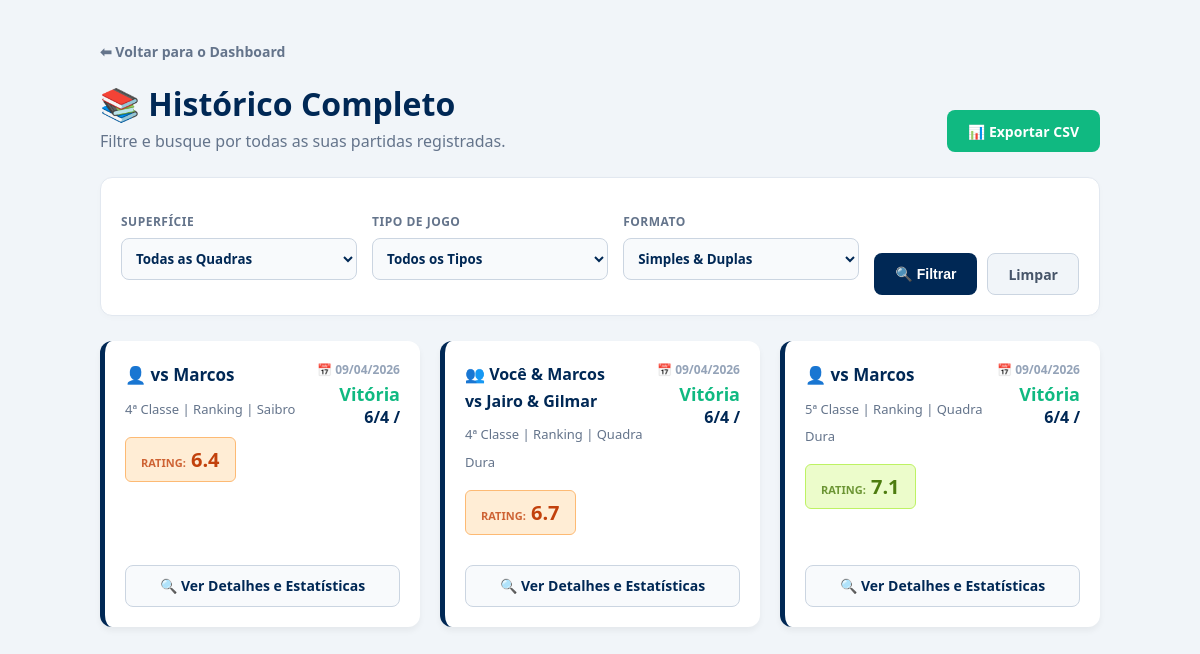
Before: /history with the older database file.
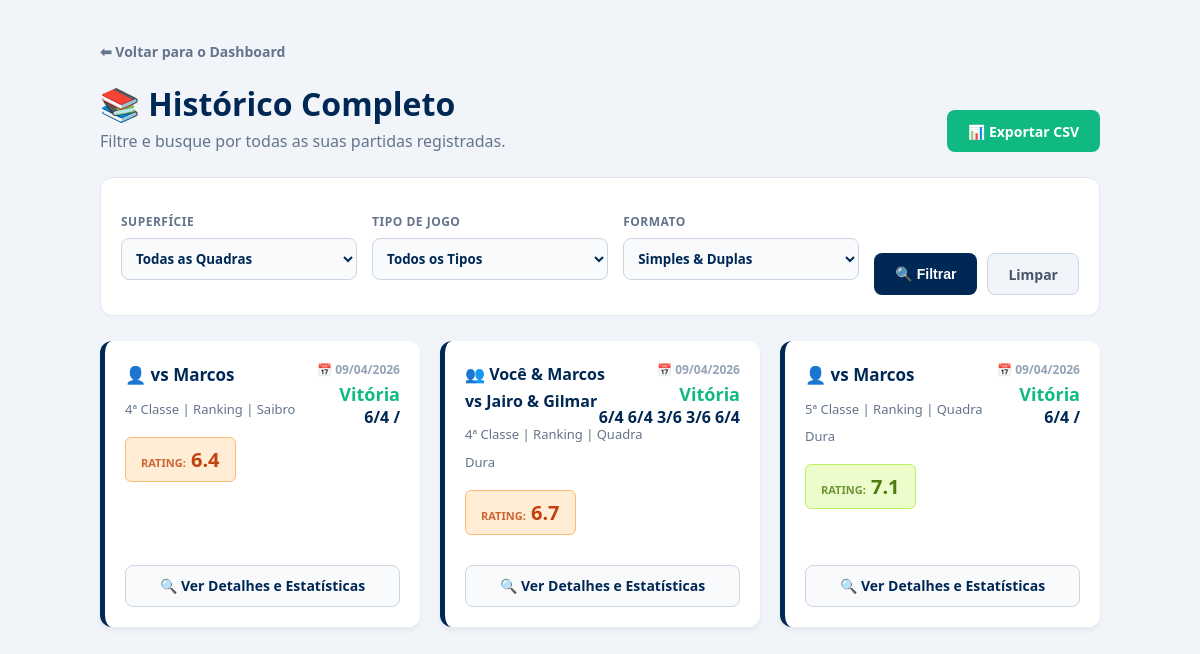
After: the same page with the newer database file.
### tables this page shows
CREATE TABLE matches (
        id INTEGER PRIMARY KEY AUTOINCREMENT,
        opponent TEXT,
        categoria TEXT,
        match_type TEXT, 
        surface TEXT,
        result TEXT,
        score TEXT,
        match_format TEXT,
        partner TEXT,
        opp_partner TEXT,
        forehand INTEGER,
        backhand INTEGER,
        serve INTEGER,
        first_serve INTEGER,
        second_serve INTEGER,
        double_faults INTEGER,
        return_serve INTEGER,
        slice INTEGER,
        volley INTEGER,
        smash INTEGER,
        dropshot INTEGER,
        footwork INTEGER,
        strategy INTEGER,
        winners INTEGER,
        unforced_errors INTEGER,
        performance_rating REAL,
        notes TEXT,
        match_date TEXT /* NOVA COLUNA: ÍNDICE 27 */
    );

### app.py (the view)
@app.route("/history")
def history():
    conn = sqlite3.connect("database.db")
    c = conn.cursor()
    f_surface = request.args.get("surface", "")
    f_type = request.args.get("match_type", "")
    f_format = request.args.get("match_format", "")
    query = "SELECT * FROM matches WHERE 1=1"
    params = []
    if f_surface:
        query += " AND surface = ?"
        params.append(f_surface)
    if f_type:
        query += " AND match_type = ?"
        params.append(f_type)
    if f_format:
        query += " AND match_format = ?"
        params.append(f_format)
    query += " ORDER BY match_date DESC, id DESC"
    c.execute(query, params)
    matches = c.fetchall()
    conn.close()
    filters = {
        "surface": f_surface,
        "match_type": f_type,
        "match_format": f_format
    }
    return render_template("history.html", matches=matches, filters=filters)

### templates/history.html (shortened to what the changed rows need)
<!DOCTYPE html>
<html lang="pt-BR">
<head>
    <link rel="stylesheet" href="{{ url_for('static', filename='style.css') }}">
</head>
<body>
    <div class="container" style="max-width: 1000px; margin: 0 auto; padding: 20px;">
        <div style="display: flex; justify-content: space-between; align-items: flex-end; margin-bottom: 25px;">
            <div>
                <h1 style="margin: 0 0 5px 0; color: var(--atp-blue);">📚 Histórico Completo</h1>
            </div>
        </div>
        <div class="grid-cards">
        {% for match in matches %}
            <div class="match-card">
                <div>
                    <div style="position: absolute; top: 20px; right: 20px; text-align: right;">
                        <div style="font-size: 12px; color: #94a3b8; font-weight: bold; text-transform: uppercase; margin-bottom: 4px;">
                            📅 {{ match[27][8:10] }}/{{ match[27][5:7] }}/{{ match[27][0:4] }}
                        </div>
                        <span class="{% if match[5] == 'Vitória' %}badge-vitoria{% else %}badge-derrota{% endif %}">{{ match[5] }}</span><br>
                        <span style="color: var(--atp-blue); font-size: 16px; font-weight: 800;">{{ match[6] }}</span>
                    </div>
                    <div style="line-height: 1.7; padding-right: 90px;">
                        {% if match[7] == 'Duplas' %}
                            <strong style="color: var(--atp-blue); font-size: 16px; display: block; margin-bottom: 5px;">👥 Você & {{ match[8] }}<br>vs {{ match[1] }} & {{ match[9] }}</strong>
                        {% else %}
                            <strong style="color: var(--atp-blue); font-size: 17px; display: block; margin-bottom: 5px;">👤 vs {{ match[1] }}</strong>
                        {% endif %}
                        <span style="color: var(--text-slate); font-size: 13px;">{{ match[2] }} | {{ match[3] }} | {{ match[4] }}</span>
                    </div>
                    {% set perf = match[25] %}
                    {% if perf >= 9.0 %}{% set pc, pb, pt = '#0e7490', '#cffafe', '#67e8f9' %}
                    {% elif perf >= 8.0 %}{% set pc, pb, pt = '#047857', '#d1fae5', '#6ee7b7' %}
                    {% elif perf >= 7.0 %}{% set pc, pb, pt = '#4d7c0f', '#ecfccb', '#bef264' %}
                    {% elif perf >= 6.0 %}{% set pc, pb, pt = '#c2410c', '#ffedd5', '#fdba74' %}
                    {% else %}{% set pc, pb, pt = '#b91c1c', '#fee2e2', '#fca5a5' %}{% endif %}
                    <div class="perf-badge" style="background: {{ pb }}; color: {{ pc }}; border-color: {{ pt }};">
                        <span style="font-size: 11px; text-transform: uppercase; opacity: 0.8;">Rating:</span> {{ "%.1f"|format(perf) }}
                    </div>
                </div>
                <a href="/match/{{ match[0] }}" class="btn-main" style="width: 100%; background: #f8fafc; color: var(--atp-blue); border: 1px solid #cbd5e1; text-align: center; text-decoration: none; display: flex; align-items: center; justify-content: center; box-sizing: border-box; margin-top: 15px;">
                    🔍 Ver Detalhes e Estatísticas
                </a>
            </div>
        {% endfor %}
        </div>
    </div>
</body>
</html>

Changed rows visible on the page:
changed matches "Jairo": score "6/4 /" → "6/4 6/4 3/6 3/6 6/4"
